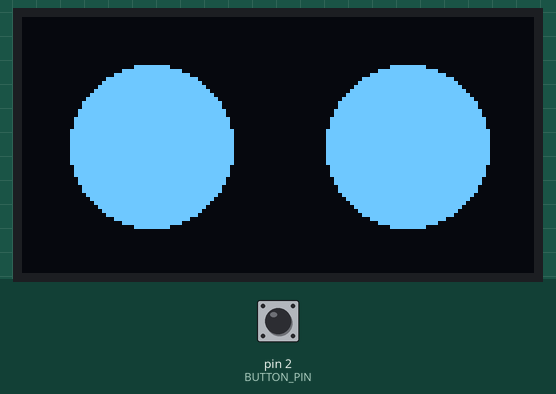
Simulated run of this sketch. Board: Arduino Uno, built with avr-gcc and run on an emulated ATmega328P. On the bench: 128×64 one-colour display. Inputs (shaded band) come from the test bench; at power-on: pin 2 (BUTTON_PIN) HIGH.

Above: at 1.6 s.
1.7 s: pin 2 (BUTTON_PIN) pulled LOW for 0.15 s
At 2.4 s:
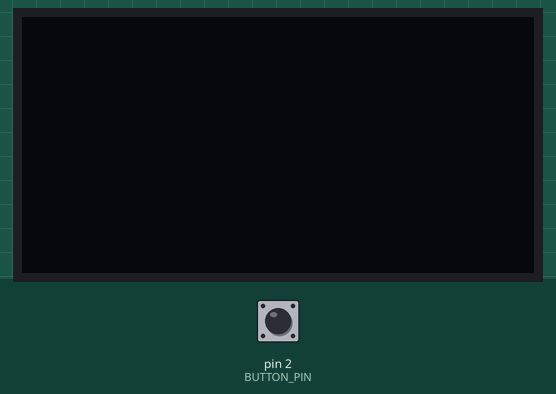
At 2.78 s:
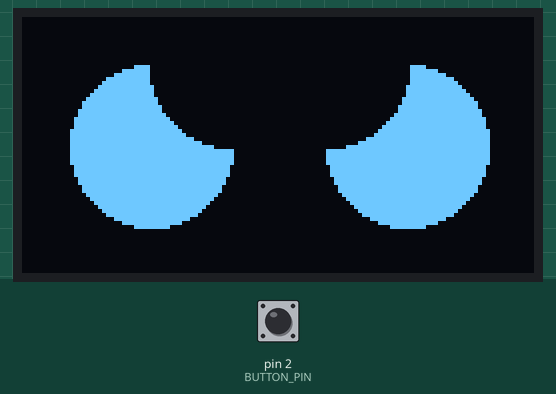
4.8 s: pin 2 (BUTTON_PIN) pulled LOW for 1 s
At 5.19 s:
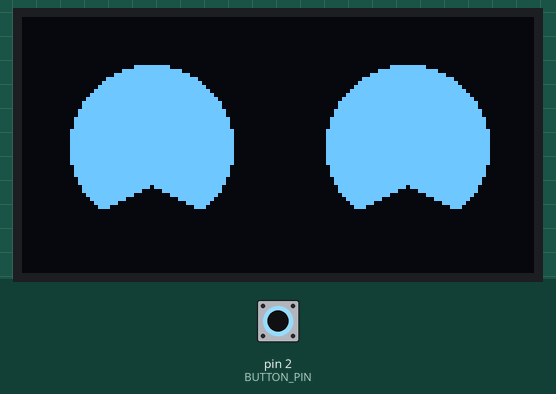
Timing chart, 0 to 7.8 s (numbered marks = the images above; inputs shaded):
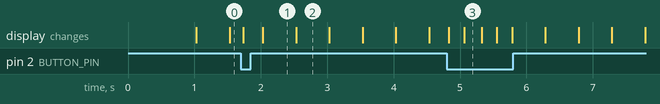

The sketch:

emociones.ino
```cpp
#include <Adafruit_GFX.h>
#include <Adafruit_SSD1306.h>

#define SCREEN_WIDTH 128 // Ancho de la pantalla OLED
#define SCREEN_HEIGHT 64 // Alto de la pantalla OLED
#define BUTTON_PIN 2     // Pin del pulsador

// Inicializa la pantalla OLED
Adafruit_SSD1306 display(SCREEN_WIDTH, SCREEN_HEIGHT, &Wire, -1);

enum EyeState {
  NORMAL,
  ANGRY,
  SAD,
  HAPPY
};

EyeState currentEyeState = NORMAL; // Estado inicial de los ojos
bool areEyesVisible = false;       // Estado de los ojos (visibles o no visibles)
unsigned long previousMillis = 0;  // Almacena el tiempo desde el último cambio de estado
const long interval = 500;         // Intervalo de tiempo para parpadear (en milisegundos)

void setup() {
  // Inicializa la comunicación con la pantalla OLED
  if (!display.begin(SSD1306_SWITCHCAPVCC, 0x3C)) {
    Serial.println(F("No se pudo inicializar la pantalla OLED"));
    while (true);
  }

  // Configura el pin del pulsador como entrada con pull-up interno
  pinMode(BUTTON_PIN, INPUT_PULLUP);

  // Borra la pantalla
  display.clearDisplay();

  // Dibuja los ojos en el estado inicial
  drawEyes(currentEyeState);

  // Actualiza la pantalla
  display.display();
}

void loop() {
  unsigned long currentMillis = millis();

  // Verifica el estado del pulsador
  if (digitalRead(BUTTON_PIN) == LOW) {
    // Cambia al siguiente estado de los ojos al presionar el botón
    switch (currentEyeState) {
      case NORMAL:
        currentEyeState = ANGRY;
        break;
      case ANGRY:
        currentEyeState = SAD;
        break;
      case SAD:
        currentEyeState = HAPPY;
        break;
      case HAPPY:
        currentEyeState = NORMAL;
        break;
    }

    // Borra la pantalla
    display.clearDisplay();

    // Dibuja los ojos en el nuevo estado
    drawEyes(currentEyeState);

    // Actualiza la pantalla
    display.display();

    // Espera un breve tiempo para evitar rebotes del botón
    delay(200);
  }

  // Alterna el estado de los ojos cada intervalo de tiempo
  if (currentMillis - previousMillis >= interval) {
    previousMillis = currentMillis;
    areEyesVisible = !areEyesVisible;

    // Borra la pantalla
    display.clearDisplay();

    // Dibuja o borra los ojos según el estado actual
    if (areEyesVisible) {
      drawEyes(currentEyeState);
    } else {
      clearEyes();
    }

    // Actualiza la pantalla
    display.display();
  }
}

// Función para dibujar los ojos según el estado
void drawEyes(EyeState state) {
  int radius = 20; // Radio del ojo

  int x1 = SCREEN_WIDTH / 4;     // Centro del ojo izquierdo
  int x2 = 3 * SCREEN_WIDTH / 4; // Centro del ojo derecho
  int y = SCREEN_HEIGHT / 2;     // Centro vertical

  switch (state) {
    case NORMAL:
      // Dibuja ojos normales
      display.fillCircle(x1, y, radius, SSD1306_WHITE);
      display.fillCircle(x2, y, radius, SSD1306_WHITE);
      break;
    case ANGRY:
      // Dibuja ojos enojados
       display.fillCircle(x1, y, radius, SSD1306_WHITE);

      // Borra la parte superior izquierda del círculo izquierdo con un círculo
        display.fillCircle(x1 + radius / 1, y - radius / 1, radius / 1, SSD1306_BLACK);

      // Dibuja el círculo derecho completo
        display.fillCircle(x2, y, radius, SSD1306_WHITE);

      // Borra la parte superior derecha del círculo derecho con un círculo
       display.fillCircle(x2 - radius / 1, y - radius / 1, radius / 1, SSD1306_BLACK);
      break;
    case SAD:
      // Dibuja ojos tristes
       // Dibuja el círculo izquierdo completo
        display.fillCircle(x1, y, radius, SSD1306_WHITE);

        // Borra la parte superior izquierda del círculo izquierdo
        display.fillCircle(x1 - radius / 1, y - radius / 1, radius, SSD1306_BLACK);

       // Dibuja el círculo derecho completo
        display.fillCircle(x2, y, radius, SSD1306_WHITE);

       // Borra la parte superior derecha del círculo derecho
        display.fillCircle(x2 + radius / 1, y - radius / 1, radius, SSD1306_BLACK);
      break;
    case HAPPY:
      // Dibuja ojos felices
      display.fillCircle(x1, y, radius, SSD1306_WHITE);
      display.fillCircle(x2, y, radius, SSD1306_WHITE);

      // Dibuja triángulos en la parte inferior para ojos felices
      display.fillTriangle(x1 - radius, y + radius, x1 + radius, y + radius, x1, y + radius - 10, SSD1306_BLACK);
      display.fillTriangle(x2 - radius, y + radius, x2 + radius, y + radius, x2, y + radius - 10, SSD1306_BLACK);
      break;
  }
}

// Función para borrar los ojos
void clearEyes() {
  int radius = 20; // Radio del ojo

  int x1 = SCREEN_WIDTH / 4;     // Centro del ojo izquierdo
  int x2 = 3 * SCREEN_WIDTH / 4; // Centro del ojo derecho
  int y = SCREEN_HEIGHT / 2;     // Centro vertical

  // Borra el ojo izquierdo completo
  display.fillCircle(x1, y, radius, SSD1306_BLACK);

  // Borra el ojo derecho completo
  display.fillCircle(x2, y, radius, SSD1306_BLACK);
}
```

Measured:
- after the input at 1.7 s, the display: changes at once (image 2)
- after the input at 4.8 s, the display: first changes at once (image 3 shows a later state)
- what the display in image 1 shows lasts 0.5 s, from 2.0 s to 2.5 s
